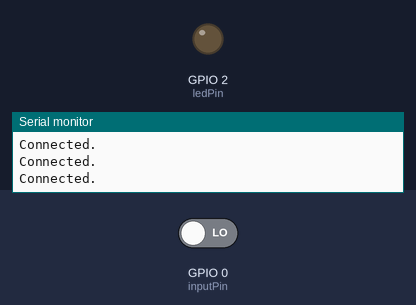
The sketch below on a simulated ESP32. Shown: output pins drawn as LEDs (lit = HIGH), the last lines printed to the serial monitor. Inputs (shaded band) come from the test bench; at power-on: GPIO 0 (inputPin) LOW. WiFi joins after 1.5 s; servers stay silent unless stated.

Above: at 7.0 s.
7.1 s: GPIO 0 (inputPin) driven HIGH
At 8.6 s:
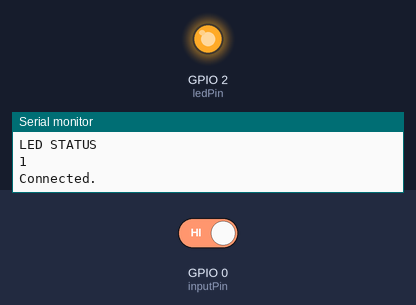
8.9 s: GPIO 0 (inputPin) driven LOW
At 10.1 s:
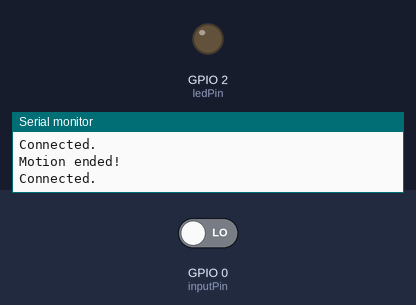
Timing chart, 0 to 11.9 s (numbered marks = the images above; inputs shaded):
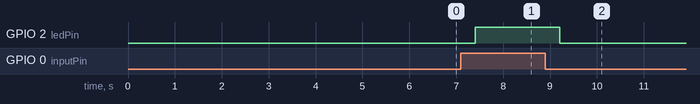

Measured:
- after the input at 7.1 s, GPIO 2 (ledPin): LOW → HIGH after 0.30 s
- after the input at 8.9 s, GPIO 2 (ledPin): HIGH → LOW after 0.31 s

The sketch:

PIR.ino
```cpp
#include "ThingSpeak.h"
#include "WiFi.h"
//-------Enter your WiFi Details------//
char ssid[] = "Mahima";  //SSID
char pass[] = "mahima@98";  //Password
//-----------------------------------//
WiFiClient client;
//-------------ThingSpeak Details-----------------//
unsigned long myChannelField =  1646434; //Channel ID
const int ChannelField1 = 1;
const int ChannelField2 = 2;
const char * myWriteAPIKey = "10WXMNNY7GK9B9ZA"; //Your Write API Key
//-----------------------------------------------//

int ledPin = 2; // choose the pin for the LED
int inputPin = 0; // choose the input pin (for PIR sensor)
int pirState = LOW; // we start, assuming no motion detected
int val = 0; // variable for reading the pin status
int count=0;
int res;
void setup()
{
 pinMode(ledPin, OUTPUT); // declare LED as output
 pinMode(inputPin, INPUT); // declare sensor as input
 Serial.begin(115200);

  WiFi.mode(WIFI_STA);
  ThingSpeak.begin(client);
}
void loop(){
  //-----------------WiFi Setup-------------------//
  if(WiFi.status()!= WL_CONNECTED)
  {
    Serial.print("Attempting to Connect to SSID: ");
    Serial.println(ssid);
  }
  while(WiFi.status()!= WL_CONNECTED)
  {
    WiFi.begin(ssid,pass);
    Serial.print(".");
    delay(5000);
  }
  Serial.println("\nConnected.");
  //--------------------------------------------//

 val = digitalRead(inputPin); // read input value
 if (val == HIGH) { // check if the input is HIGH
 digitalWrite(ledPin, HIGH); // turn LED ON
 if (pirState == LOW) {
 // we have just turned on
 Serial.println("Motion detected!");
 Serial.println(count);
 count++;
 res=digitalRead(ledPin);
 Serial.println("LED STATUS");
 Serial.println(res);

 // We only want to print on the output change, not state
 pirState = HIGH;
 }
 } else {
 digitalWrite(ledPin, LOW); // turn LED OFF
 if (pirState == HIGH){
 // we have just turned of
 Serial.println("Motion ended!");
 // We only want to print on the output change, not state
 pirState = LOW;
 }
 }
ThingSpeak.writeField(myChannelField,ChannelField1,count, myWriteAPIKey);
ThingSpeak.writeField(myChannelField,ChannelField2,res, myWriteAPIKey);

}
```
